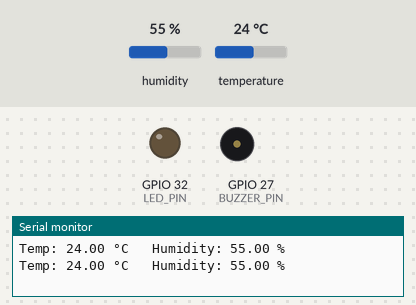
Recording of a sketch running on a simulated ESP32. Parts: output pins drawn as LEDs (lit = HIGH), buzzer (waves = sounding), the last lines printed to the serial monitor. The inputs (shaded band) are chosen by the test bench; at power-on: humidity 55 %, temperature 24 °C.

Above: at 2.8 s.
2.9 s: humidity set to 69 %
5.6 s: humidity set to 72 %
At 7.0 s:
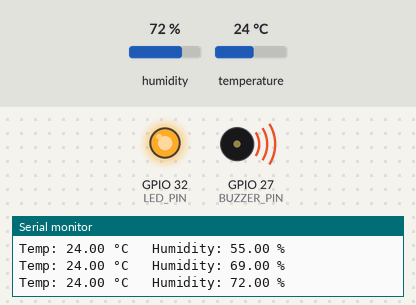
8.3 s: humidity set to 22 %
At 10.8 s:
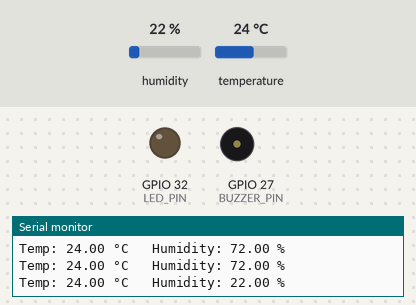
11.5 s: humidity set to 88 %
At 12.7 s:
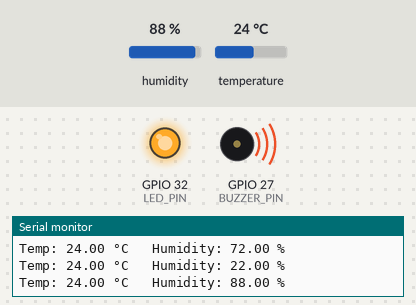
Timing chart, 0 to 14.5 s (numbered marks = the images above; inputs shaded):
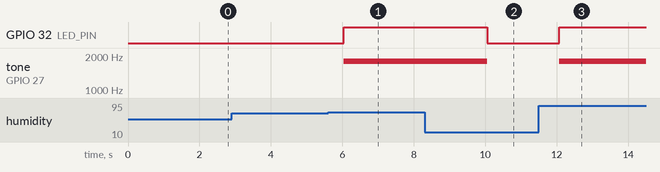

Measured:
- the behaviour switches between 70 and 71 % on humidity (found by bisection; images 0 and 1)
- after the input at 5.6 s, GPIO 32 (LED_PIN): LOW → HIGH after 0.44 s; tone on GPIO 27 (BUZZER_PIN): silent → 1800 Hz after 0.44 s
- after the input at 8.3 s, GPIO 32 (LED_PIN): HIGH → LOW after 1.8 s; tone on GPIO 27 (BUZZER_PIN): 1800 Hz → silent after 1.8 s
- after the input at 11.5 s, GPIO 32 (LED_PIN): LOW → HIGH after 0.57 s; tone on GPIO 27 (BUZZER_PIN): silent → 1800 Hz after 0.57 s

The sketch:

sketch_1_.ino
```cpp
#include <Arduino.h>
#include "DHTesp.h"

// --- Pins ---
#define LED_PIN     32       // LED through 220 Ω to GND
#define BUZZER_PIN  27       // Use a PWM-capable pin (25/26/27 are safe)
#define DHT_PIN     25       // DHT22 DATA

// --- Alert thresholds ---
const float TEMP_HIGH_C = 30.0;   // Trigger when temperature > 30°C
const float HUM_HIGH_PCT = 70.0;  // Trigger when humidity > 70%

DHTesp dht;

void setup() {
  Serial.begin(115200);
  pinMode(LED_PIN, OUTPUT);
  pinMode(BUZZER_PIN, OUTPUT);
  dht.setup(DHT_PIN, DHTesp::DHT22);
}

void loop() {
  TempAndHumidity data = dht.getTempAndHumidity();
  float t = data.temperature;
  float h = data.humidity;

  if (isnan(t) || isnan(h)) {
    Serial.println("Failed to read from DHT22");
    delay(1500);
    return;
  }

  // Print values to Serial Monitor
  Serial.print("Temp: "); Serial.print(t); Serial.print(" °C   ");
  Serial.print("Humidity: "); Serial.print(h); Serial.println(" %");

  // --- Alert logic ---
  if (t > TEMP_HIGH_C || h > HUM_HIGH_PCT) {
    digitalWrite(LED_PIN, HIGH);   // Turn LED ON
    tone(BUZZER_PIN, 1800);        // Turn buzzer ON (steady tone)
  } else {
    digitalWrite(LED_PIN, LOW);    // Turn LED OFF
    noTone(BUZZER_PIN);            // Turn buzzer OFF
  }

  delay(2000); // Sample every 2 seconds
}
```
